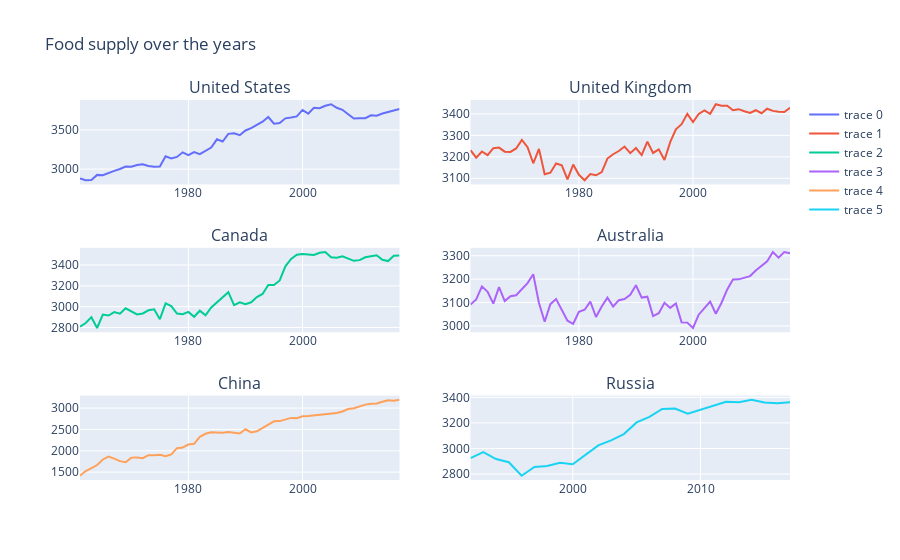

Notebook code for this chart:
### Markdown cell above
## Countries' food supply over the years

### Code cell
countries = ['United States', 'United Kingdom', 'Canada', 'Australia', 'China', 'Russia']

fig = make_subplots(rows=3, cols=2, subplot_titles=countries)
fig.update_layout(title_text='Food supply over the years')

i = 0
for row in range(1, 4):
    for col in range(1, 3):
        country = countries[i]
        data = df[df['Entity']==country][['Year', 'Food supply (kcal/capita/day) - Grand Total']]
        fig.add_trace(go.Scatter(x=data['Year'], y=data['Food supply (kcal/capita/day) - Grand Total']), row, col)
        i += 1
fig.show()
